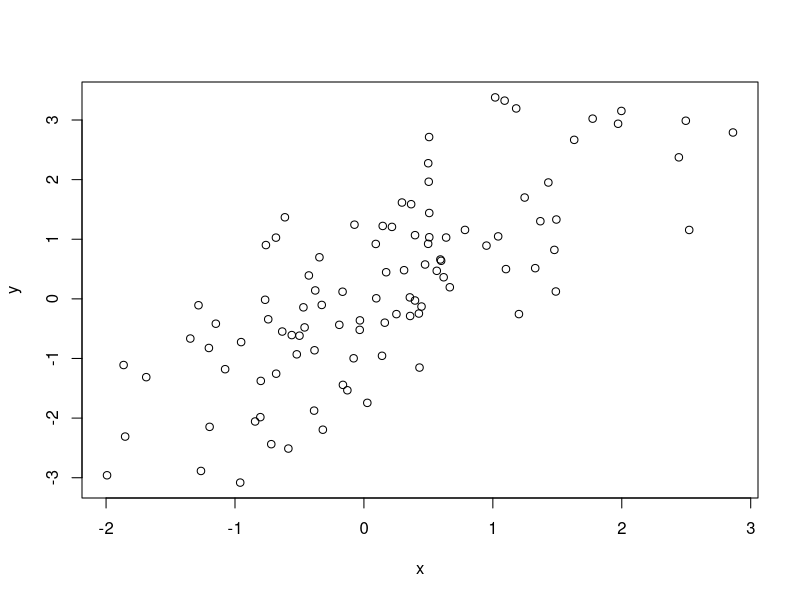
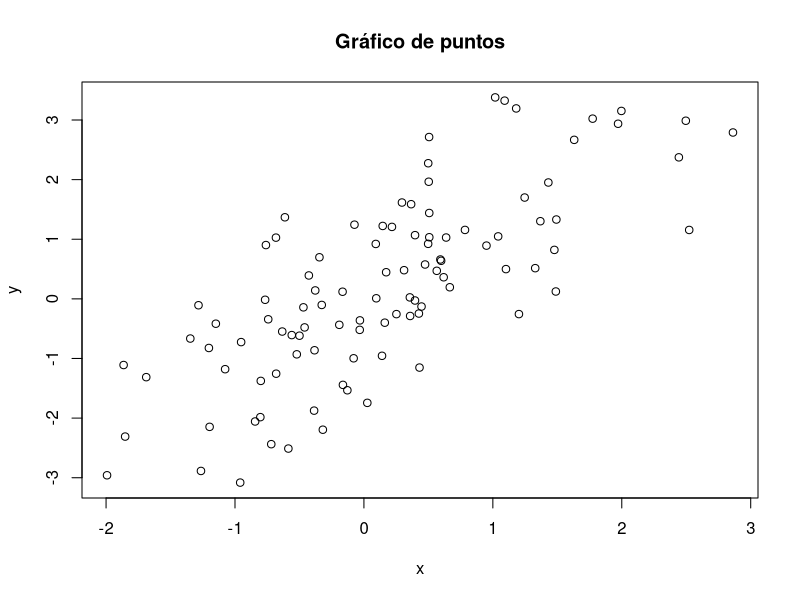
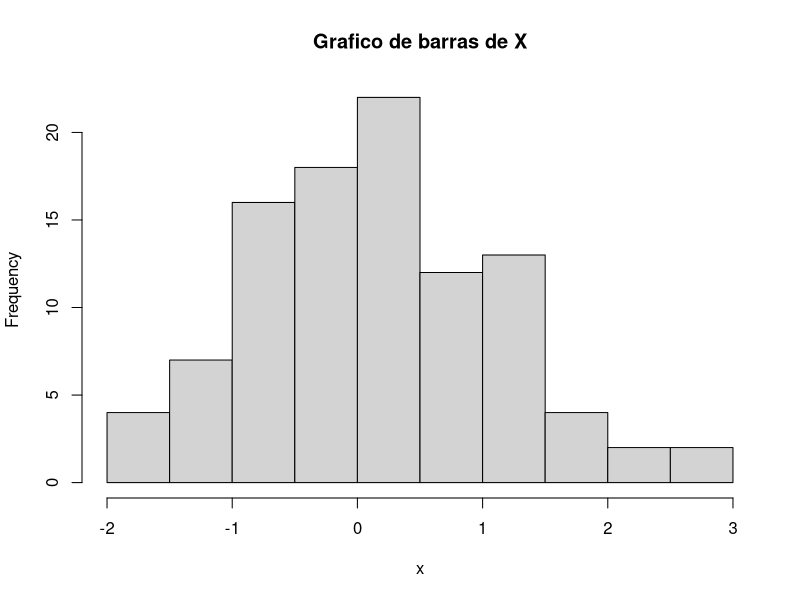
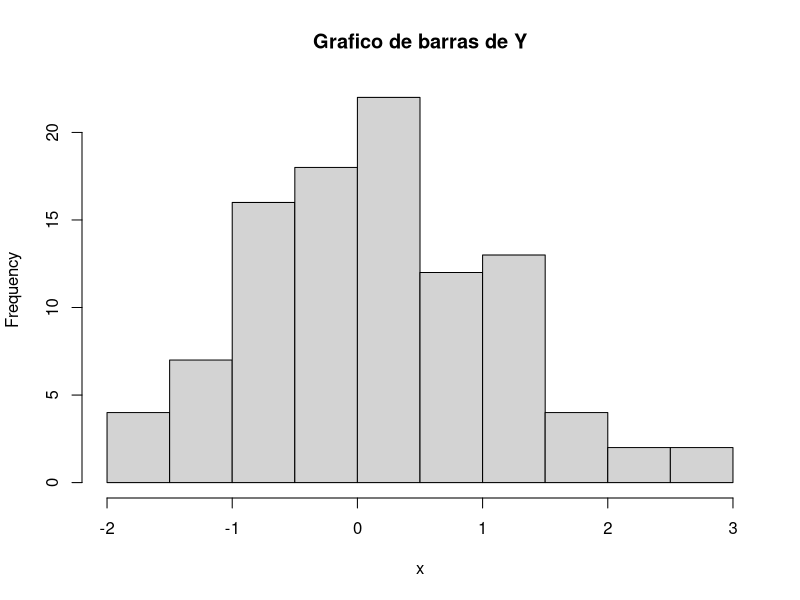

Reproduce these figures in R, in order.
vector= c(1,2,3,4,5,6,7,8)
#media:
  median(vector)
#mediana:
  mean(vector)
#minimo:
  min(vector)
#maximo:
  max(vector)
#cuartiles:
  quantile(vector)
#resumen de datos(muestra todos los datos anteriores):
  summary(vector)
#varianza:
  var(vector)
#desviacion estandar:
  sd(vector)
x <- rnorm(100)
y <- x + rnorm(100)
plot(x,y)
plot(x, y, main = "Gráfico de puntos")
hist(x, main = "Grafico de barras de X")
hist(x, main = "Grafico de barras de Y")
c=data.frame(x,y) 
#data frame agrupa enlos datos en sus filas correspondientes
